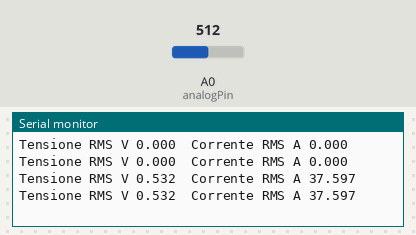
The sketch below on a simulated Arduino Uno, built with avr-gcc and run on an emulated ATmega328P. Shown: the last lines printed to the serial monitor. Inputs (shaded band) come from the test bench; at power-on: A0 (analogPin) = 512.

Above: at 1.2 s.
1.3 s: A0 (analogPin) set to 716
At 1.36 s:
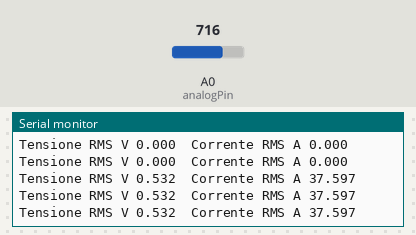
2.8 s: A0 (analogPin) set to 900
At 2.97 s:
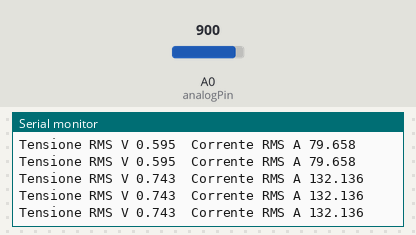
Timing chart, 0 to 5.8 s (numbered marks = the images above; inputs shaded):
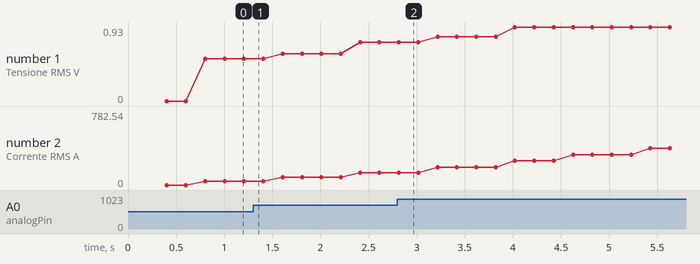

The sketch:

Sensore_Amperometro_ADC_1.0_NoFor.ino
```cpp
//*****************************************************************************************************************************//
//-------------------          By  MastrMarco    Versione 1.0        ISCRIVITI AL CANALE YOUTUBE       ------------------------//
//
//                                  https://www.youtube.com/channel/UCpQb1Iz6M229ylkyXpdJPlw
//*****************************************************************************************************************************//

#define analogPin A0  //PIN Analogico dove è collegato il Resistore parte Positiva

int dataAnalog;                  //Valore Porta Analogica
const byte Campionamento = 50;   // Numero di Campionamenti per fare una Media
const float VoltRef = 1.056;     // V = 1.XXX | mV = 1XXX.00 Tensione di riferimento per i pin Analogici
const float R_Shunt = 0.014151;  // Inserire il valore del Resistore R Shunt
const float ADJ_Error = 0.003;   // Valore in Volt da aggiungere per diminuire l'errore di lettura

int CampNum;  // Variabile per evitare l'utilizzo di un ciclo for{}
float Con;    //Conversione in Volt del valore Analogico


float VoltMedia = 0;  // Valore convertito in tensione Media
float AmpMedia = 0;   // Valore Corrente Media
float VoltOUT = 0;    // Valore Tensione Media


//Delay Virtuale per la funzione di conversione dei dati in Tensione/Corrente
unsigned long TempoVal = 0;
const byte DelayVirtuale2 = 15;  // Valore Max Delay 255ms


//Delay Millis per la scrittura sulla seriale
unsigned long Tempo0 = 0;
const int DelayVirtuale = 200;


void setup() {
  Serial.begin(115200);
  analogReference(INTERNAL);
  pinMode(analogPin, INPUT);

  Serial.println("MastrMarco");
  Serial.print("DC Amperometro 1.0v");
}


void loop() {

  if (millis() >= (TempoVal + DelayVirtuale2)) {
    if (CampNum < Campionamento) {
      dataAnalog = analogRead(analogPin);
      if (dataAnalog != 0 and dataAnalog < 1023) {
        Con = (dataAnalog + 0.5) * (VoltRef / (pow(2, 10) - 1));
        CampNum++;
        if (CampNum != 0) {
          VoltMedia += Con + ADJ_Error;
        }
      } else {
        if (CampNum > 0)
          CampNum--;
      }
    } else if (CampNum == Campionamento) {
      VoltMedia /= (Campionamento);
      VoltOUT = VoltMedia;
      AmpMedia += VoltMedia / R_Shunt;
      VoltMedia = 0;
      CampNum = 0;
    }
    TempoVal = millis();
  }


  // Delay Seriale
  if (millis() >= (Tempo0 + DelayVirtuale)) {
    Serial.print("Tensione RMS V ");
    Serial.print(VoltOUT, 3);
    Serial.print("  Corrente RMS A ");
    Serial.println(AmpMedia, 3);
    Tempo0 = millis();
  }
}
```

Measured:
- plotted number 1: 0.53 → 0.74 after the input at 1.3 s, 0.74 → 0.93 after the input at 2.8 s
- plotted number 2: 37.6 → 132.14 after the input at 1.3 s, 132.14 → 782.54 after the input at 2.8 s
